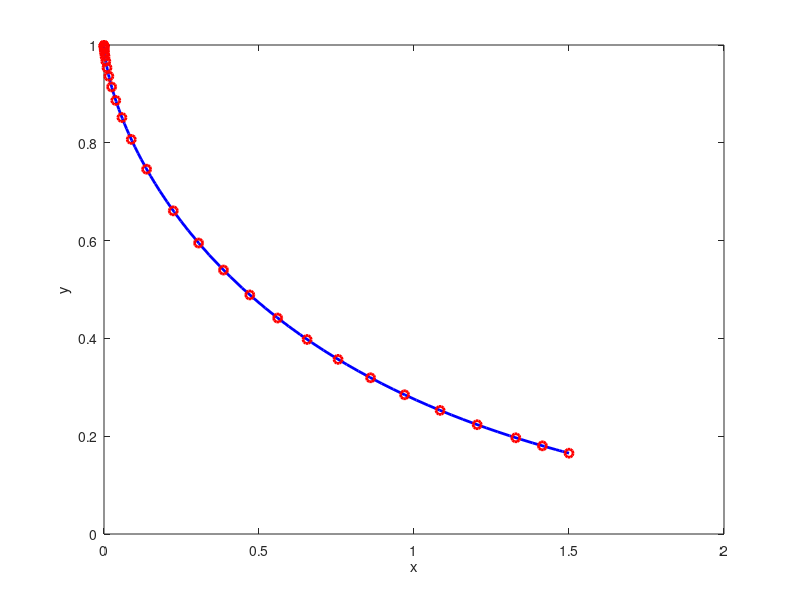

Recreate this plot in MATLAB. (Note: this script raises an error after producing the figure.)
% Kap_07_Taschenuhr.m
function taschenuhr
  y0 = 0.999;  tspan = [0,1.5]; rtol = 1.0e-4; atol = 1.0e-4;
  options = odeset('RelTol',rtol,'AbsTol',atol,'Stats','on');
  tic
  [t,y] = ode45(@dgl,tspan,y0,options);
  toc
  y_ode45 = y(end);
  plot(t,y,'color','blue','Linewidth',2)
  hold on
  tic
  [t,y] = rk3_simple(@dgl,tspan,y0,atol,rtol);
  toc
  y_rk3_simple = y(end);
  plot(t,y,'o','Linewidth',2,'color','red')
  xlabel('x'); ylabel('y');
  ax = gca; ax.FontSize = 14;
  legend('ode45','rk3\_simple')
% Genauigkeit in tend
  rtol = 1.0e-14; atol = 1.0e-14;
  options = odeset('RelTol',rtol,'AbsTol',atol,'Stats','on');
  tic
  [t,y] = ode45(@dgl,tspan,y0,options);
  toc
  y_exakt = y(end);
  err_ode45 = abs(y_exakt-y_ode45)
  err_rk3_simple = abs(y_exakt-y_rk3_simple)
end

function dy = dgl(t,y)
 dy = -y./sqrt(1-y.^2);
end

function [T,Y] = rk3_simple(fcn,tspan,y0,atol,rtol)
% fcn: ode-function; tspan: Zeitinterval
% y0: Anfangswerte; atol, rtol: Toleranzen
% ---- Initialisierungen ----
 nfevals = 0; nsteps = 0; nrejected = 0; % Statistik
 uround=eps; fac1=0.2; fac2=6.0;   % anpassbar
% Koeffizienten
 stage = 3; b = [1/6;1/6;2/3];  bd = [1/2;1/2;0];
 a = [0;1;1/2]; alpha = [0,0,0;1,0,0;1/4,1/4,0];
% --- Ausgabeparameter [T,Y] ---
 neq = length(y0); t0=tspan(1); tend=tspan(end); 
 y(:,1) = y0; t=t0; T=t0; Y=y'; 
% ---- Schrittgroessen ----
 if (tend <= t0) error('tend<= t0 !!'); end
 hmax=abs(tend-t0)/10; hinit=1.0e-6*abs(tend-t0);  h=min(hinit,hmax);  
% ---- Hauptschleife ----
 done = false;  reject = false; K=zeros(neq,stage);
 while ~done
    if (t+0.1*h == t) || (abs(h) <= uround)
        fprintf(['Error exit of rk3_simple at time t=%15g: ' ...
            'step size to small h=%15g \n'],t,h);
        break
    end
    if (t+h) >= tend
       h=tend-t;
    else
       h=min(h,0.5*(tend-t));
    end
% ---- Integrationsschritt ----
    if reject==false      
        K(:,1) = fcn(t,y); nfevals = nfevals+1;
    end
    for i=2:stage
       sum_K = K*alpha(i,:)';
       K(:,i) = fcn(t+h*a(i),y+h*sum_K); nfevals=nfevals+1; 
    end
    sum_1 = h*K*b; sum_2 = h*K*bd; ynew = y + sum_1;
% ---- Fehlertestung ----
    SK = atol + rtol.*max(abs(y),abs(ynew));
    err = sum( ((sum_1-sum_2)./SK).^2 ); err = max(realmin,sqrt(err/neq));
    fac = 0.9 * err^(-1/3);  fac=min(fac2,max(fac1,fac)); hnew=h*fac;
    if (err <= 1.0)  % Schritt akzeptiert
      reject = false; nsteps = nsteps+1; told = t; t=t+h; 
      if (abs(tend-t) < uround) done=true; end
      y = ynew; T=[T;t]; Y=[Y;ynew']; 
    else  % Schritt abgelehnt
      reject = true; nrejected = nrejected+1;  
    end
    h = min(hnew,hmax);
 end

 fprintf('%g successful steps\n', nsteps);
 fprintf('%g failed attempts\n', nrejected);
 fprintf('%g function evaluations\n', nfevals);
end